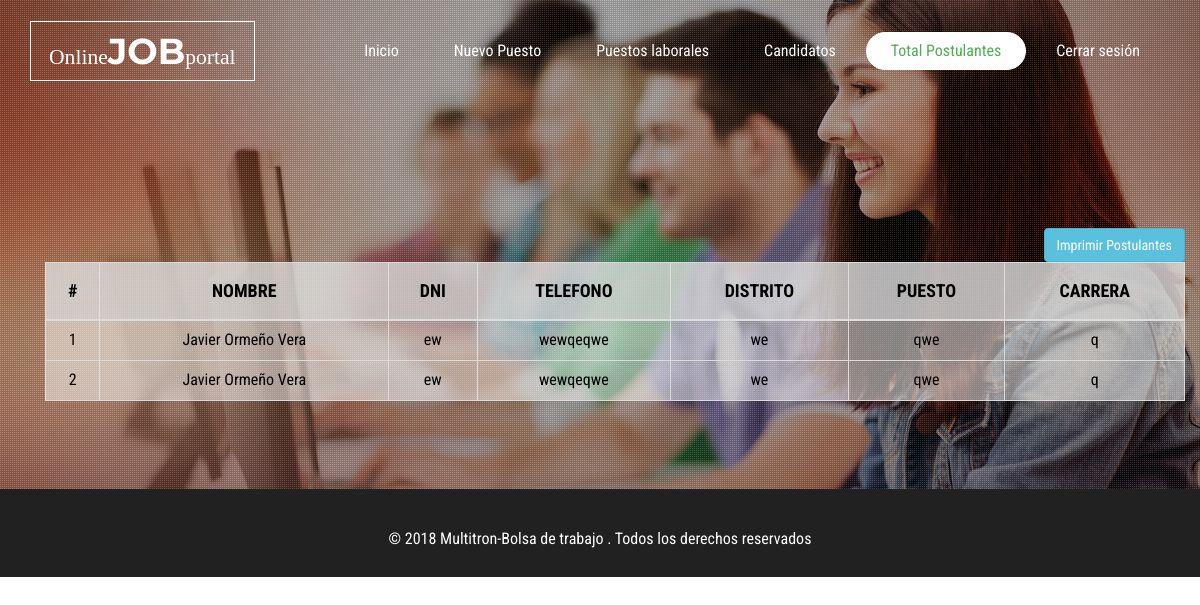
The app's page /user/jobprovider/postulantes.php, older data.
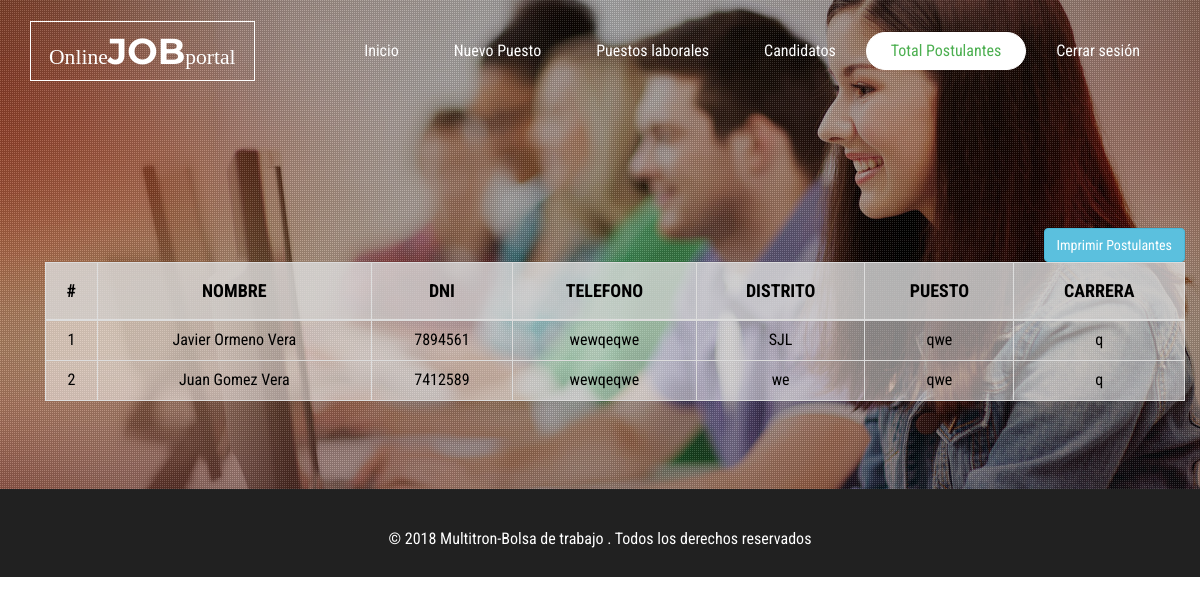
The same page, newer data.
### tables this page shows
CREATE TABLE `postulante` (
  `id_postulante` int(11) NOT NULL,
  `nombre` varchar(100) NOT NULL,
  `dni` varchar(8) DEFAULT NULL,
  `direccion` varchar(70) DEFAULT NULL,
  `distrito` varchar(70) DEFAULT NULL,
  `email` varchar(50) NOT NULL,
  `telefono` varchar(15) DEFAULT NULL,
  `contrasena` varchar(30) DEFAULT NULL,
  `edad` varchar(100) DEFAULT NULL,
  `sexo` varchar(20) DEFAULT NULL,
  `cv` varchar(100) DEFAULT NULL,
  `estado_civil` varchar(30) DEFAULT NULL,
  `lugar_nac` varchar(110) DEFAULT NULL,
  `institucion` varchar(100) DEFAULT NULL,
  `carrera` varchar(50) DEFAULT NULL,
  `foto` varchar(50) DEFAULT 'user.png',
  `puesto` varchar(50) DEFAULT NULL,
  `descripcion` varchar(50) DEFAULT NULL,
  `rol` varchar(2) DEFAULT 'P',
  `php` int(11) DEFAULT 0,
  `java` int(11) DEFAULT 0,
  `python` int(11) DEFAULT 0,
  `laravel` int(11) DEFAULT 0,
  `net` int(11) DEFAULT 0,
  `sql_` int(11) DEFAULT 0,
  `ofimatica` int(11) DEFAULT 0,
  `angular` int(11) DEFAULT 0

);

### user/jobprovider/postulantes.php (the view, shortened to what the changed rows need)
<html>
<!DOCTYPE html>
<html lang="en">
<head>
<link href="css/bootstrap.css" rel="stylesheet" type="text/css" media="all" />
<link rel="stylesheet" href="css/style.css" type="text/css" media="all" />
<link href="css/font-awesome.css" rel="stylesheet">
<link rel="stylesheet" href="css/flexslider.css" type="text/css" media="screen" />
</head>
<body>
	<div class="banner-top">
		<div class="slider">
			<div class="callbacks_container">
				<ul class="rslides callbacks callbacks1" id="slider4">
					<li>
						<div class="w3layouts-banner-top jarallax">
							<div class="agileinfo-dot">
								<div class="container" style="color: #fff;">
                                    <br><br><br><br><br>
<br><br><br>                              <br><br>
                                    <div class="container">
                                        <div class="table-responsive">
                                            <table class="table table-bordered" style="color: #000; background-color: rgba(255, 255, 255, .5)">
                                                <thead>
                                                    <tr style="background-color: rgba(211,211,211, .6)">
                                                        <th style="text-align: center"><h4><b>#</b></h4></th>
                                                        <th style="text-align: center"><h4><b>NOMBRE</b></h4></th>
                                                        <th style="text-align: center"><h4><b>DNI</b></h4></th>
                                                        <th style="text-align: center"><h4><b>TELEFONO</b></h4></th>
                                                        <th style="text-align: center"><h4><b>DISTRITO</b></h4></th>
                                                        <th style="text-align: center"><h4><b>PUESTO</b></h4></th>
                                                        <th style="text-align: center"><h4><b>CARRERA</b></h4></th>
                                                    </tr>
                                                </thead>
                                                <tbody>
                                                <?php
                                                $con=conectar();
                                                $queryJobs = "SELECT * from postulante where rol='P'";
                                                $stmtJobs = mysqli_query($con,$queryJobs);
                                                $i = 0;
                                                while($row = mysqli_fetch_array($stmtJobs)) {
                                                    $i++;
                                                    ?>
                                                    <tr>
                                                        <td align="center"><?php echo $i ?></td>
                                                        <td align="center"><?php echo $row['nombre'];?></td>
                                                        <td align="center"><?php echo $row['dni'];?></td>
                                                        <td align="center"><?php echo $row['telefono']; ?></td>
                                                        <td align="center"><?php echo $row['distrito']; ?></td>
                                                        <td align="center"><?php echo $row['puesto']; ?></td>
                                                        <td align="center"><?php echo $row['carrera']; ?></td>
                                                    </tr>
                                                    <?php
                                                }
                                                ?>
                                                </tbody>
                                            </table>
                                        </div>
                                    </div>
                                    <br><br><br>
								</div>
							</div>
						</div>
					</li>
				</ul>
			</div>
		</div>
	</div>
	<div class="banner">
		<div class="header">
			<div class="container">
				<nav class="navbar navbar-default">
					<div class="navbar-header">
                        <div class="w3layouts-logo">
                            <h1><a href="index.html"> <span>Online</span>Job<span>portal</span></a></h1>
                        </div>
                    </div>
				</nav>
			</div>
		</div>
	</div>
</body>
</html>

Row changes from the older to the newer data that the page shows:
changed postulante: nombre "Javier Ormeño Vera" → "Javier Ormeno Vera"; dni "ew" → "7894561"; distrito "we" → "SJL"
changed postulante "we": nombre "Javier Ormeño Vera" → "Juan Gomez Vera"; dni "ew" → "7412589"
